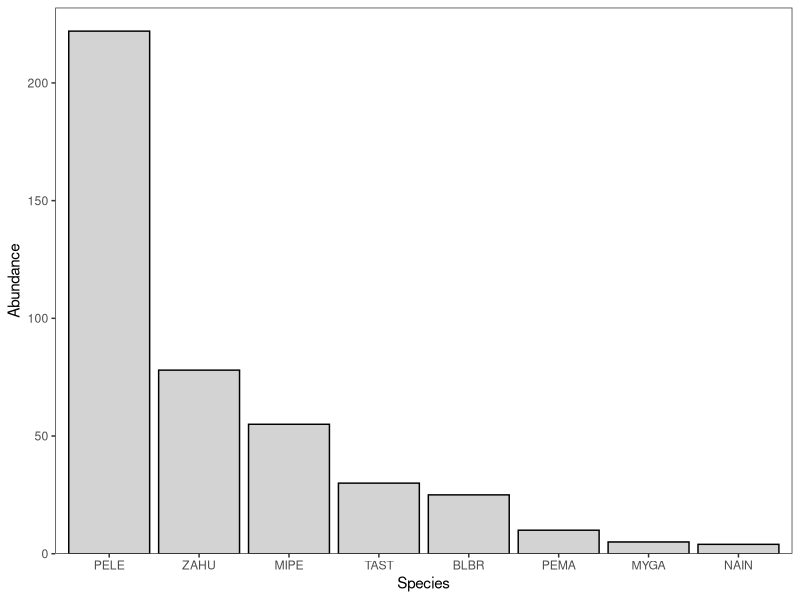

This chart was generated by the following R code:
###################################################
# Building multi-scale MSOM to test links between #
# ectoparasite life history and relative          #
# importance of covariates, host specificity      #
# Ch. 2 of dissertation                           #
# Spring 2021                                     #
###################################################

# Setup --------------------------------------------
# Load packages
library(tidyverse)

# Load data
mamm.raw <- read.csv("MammRawData.csv")
ecto.raw <- read.csv("EctosAll.csv")
veg.raw <- read.csv("VegRawData.csv")

# Set seed
set.seed(15)

# Clean data ------------------------
# Mammals
mamm.2020 <- mamm.raw %>%
  mutate(Date = as.Date(Date, format = "%d/%m/%Y")) %>%
  filter(Date > as.Date("2020-01-01")) %>%
  select(Site:Day, Tag, Abbrev:Mass, Ecto) %>%
  filter(Tag != "") %>%
  filter(!Abbrev %in% c("", "PE??", "SOCI")) %>%
  rename("SampleNo." = Ecto)

# Ectos 
ecto.clean <- ecto.raw %>%
  filter(Other != "Springtail?") %>%
  .[!(.$Order == "Ixodida" & .$Species == ""),]

# Veg
veg.2020 <- veg.raw %>%
  mutate(Date = as.Date(Date, format = "%d/%m/%Y")) %>%
  filter(Date > as.Date("2020-01-01"))

# Merge mammal and parasite data ----------------------------
mamm.ecto <- mamm.2020 %>%
  left_join(., ecto.raw, by = "SampleNo.") 

# Mammal summary stats and early tables/figures ------------------
# Number of mammal species
length(unique(mamm.ecto$Abbrev))

# Individuals per mammal species
mamm.abund <- mamm.2020 %>%
  distinct_at(.vars = vars(Site, Abbrev, Tag), .keep_all = T) %>%
  group_by(Abbrev) %>%
  summarise(Count = n()) 

# Create rank-abundance figure
mamm.abund$Abbrev <- reorder(mamm.abund$Abbrev, -mamm.abund$Count)

ggplot(data = mamm.abund, aes(x = Abbrev, y = Count))+
  geom_col(fill = "light gray", color = "black")+
  scale_y_continuous(expand = c(0,0), 
                     limits = c(0, max(mamm.abund$Count+10)))+
  labs(x = "Species", y = "Abundance")+
  theme_bw()+
  theme(panel.grid = element_blank())

# Parasite summary and tables/figures -----------------------
# Number of ectoparasite orders
length(unique(ecto.clean$Order))

# Number of ecto families
length(unique(ecto.clean$Family))

# Number of ecto species
nrow(unique(ecto.clean[c("Order", "Genus", "Species")]))

# Abundance per order
mamm.ecto %>%
  filter(is.na(Order) == F & Order != "") %>%
  group_by(Order) %>%
  summarise(Count = n()) 
# So many fleas

# Prevalence by host species
mamm.prev <- mamm.ecto %>%
  group_by(Abbrev) %>%
  summarise(Prevalence = 
              length(Order[Order != "" & is.na(Order) == F])/
              length(Order))

# Avg. load per host species

# Raster of parasite specs present on host specs

